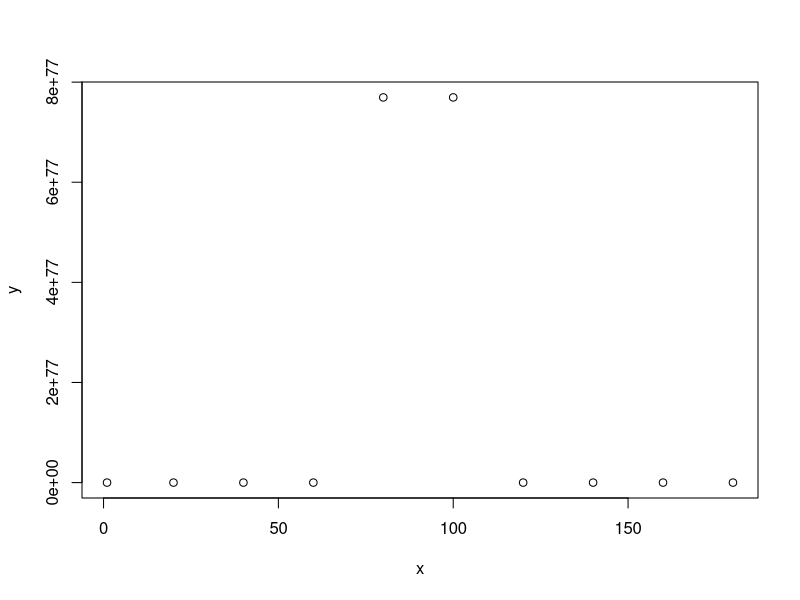

This chart was generated by the following R code:
# aim: to trial a experiment for estimating,
# 1) the residence time for specific sampling points (alpha) (minutes)
# 2) the percentage recovery (rho)

# assumptions in the model...
# we know the residence time (alpha)
# the recovery is 1.00
# the distribution of alpha is normal

impulse <- 1E+100
alpha <- 90
alpha_v <- 1
t_max <- 180
samp <- 10 # maximum number of samples

# 1 - simulate our output response
# - simulate our data collection
x <- floor(seq(1,t_max,length.out=samp))

# here we want to have a value of the impulse that will be present in
# the sample...
# this is going to be complicated because,
# - time is continuous! (or split into segments)
# - diluation is going to happen in the water and we
#   need to account for this!
y <- dnorm(x,alpha,sd=sqrt(alpha_v))*impulse

plot(x,y)

# estimate the values of alpha from this data
# using MoM...
# using the equation in the paper..

# I'm not sure if the dnorm should be used above, or something else?
#e_hat <- y / *integral of y*
# https://stat.ethz.ch/R-manual/R-devel/library/stats/html/ecdf.html  
  x <- rnorm(12)
Fn <- ecdf(x)
